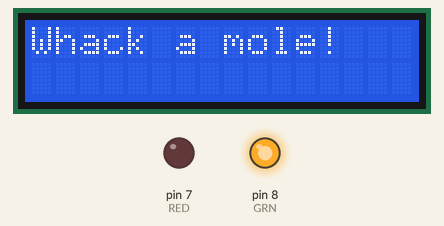
Recording of a sketch running on a simulated Arduino Uno, built with avr-gcc and run on an emulated ATmega328P. Shown: 16×2 character LCD, output pins drawn as LEDs (lit = HIGH). Random numbers use the default seed unless the sketch sets one; what the sketch prints to the serial monitor is not drawn.

Above: at 0.1 s.
At 30.1 s:
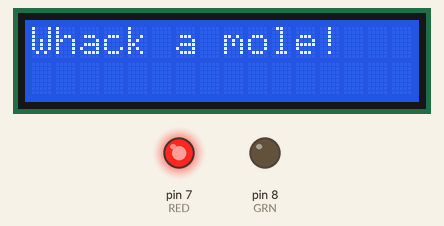
Timing chart, 0 to 31.6 s (numbered marks = the images above):
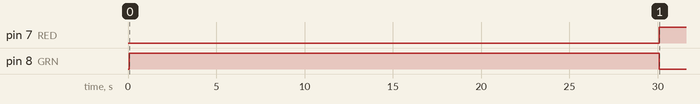

Measured:
- by itself, pin 7 (RED): LOW → HIGH at 30.1 s
- by itself, pin 8 (GRN): LOW → HIGH at 0.06 s, → LOW 30.0 s later

The sketch:

Coordinator_Game.ino
```cpp
/*
* ENGG*4200 Project
* Whack a Mole
* Coordinator/Base/Game Node
*/

#include <LiquidCrystal.h>

// Circuit parameters
const int numNodes = 3;
const char node[numNodes] = {'B', 'D', 'E'};
const char rcv[numNodes] = {'b', 'd', 'e'};
const int RED = 7;
const int GRN = 8;

LiquidCrystal lcd(12, 11, 5, 4, 3, 2);

// Game parameters
bool active = true;
int dest = 0;
int prev = 0;
int score = 0;

int duration = 30;
int timer = duration * 1000;

// Communications
int incoming = 0;

void setup() {
  // Hardware setup
  pinMode(RED, OUTPUT);
  pinMode(GRN, OUTPUT);

  lcd.begin(16, 2);
  lcd.print("Whack a mole!");

  // Establish communication to XBee
  Serial.begin(9600);

  // Setup game
  randomSeed(analogRead(0));
  dest = random(numNodes);
}

void loop() {

  // Continue if game still active, else break.
  if (active == true) {
    digitalWrite(RED, LOW);
    digitalWrite(GRN, HIGH);
  } else {
    digitalWrite(RED, HIGH);
    digitalWrite(GRN, LOW);
    Serial.print('X');
    return;
  }

  // Tell current destination to output
  Serial.print(node[dest]);

  // Check for new data on Serial
  if (Serial.available() > 0) {
    incoming = Serial.read();

    // User pressed dest button
    if (incoming == rcv[dest]) {
      score = score + 1;
      lcd.setCursor(0, 1);
      lcd.print("Score: ");
      lcd.print(score);

      prev = dest;
      while (dest == prev) {
        duration = duration - 1;
        if (duration < 10) {
          duration = 10;
        }
        timer = duration * 1000;
        dest = random(numNodes);
      }
    }
  }

  // Break, increment timer, check if finished
  timer = timer - 100;
  if (timer <= 0) {
    active = false;
  }

  delay(100);
}
```
